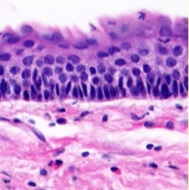
#> input picture resources/he.jpg, 189 x 190 px
$ python testing.py
#> lines starting #> are read from the running program, lines starting #| are printed output that depends on the picture
import matplotlib.pyplot as plt

from skimage import data,io
from skimage.color import rgb2hed


#ihc_rgb = data.immunohistochemistry()
ihc_rgb = io.imread('resources/he.jpg')
#> ihc_rgb is the input picture: shape (190, 189, 3); mean R, G, B 196.9, 143.4, 210.1
ihc_hed = rgb2hed(ihc_rgb)
#> ihc_hed: shape (190, 189, 3) float64; mean of channels 0, 1, 2 0.0309, 0.0347, 0.0046

fig, axes = plt.subplots(2, 2, figsize=(7, 6))
ax0, ax1, ax2, ax3 = axes.ravel()

ax0.imshow(ihc_rgb)
ax0.set_title("Original image")

ax1.imshow(ihc_hed[:, :, 0], cmap=plt.cm.gray)
ax1.set_title("Hematoxylin")

ax2.imshow(ihc_hed[:, :, 1], cmap=plt.cm.gray)
ax2.set_title("Eosin")

ax3.imshow(ihc_hed[:, :, 2], cmap=plt.cm.gray)
ax3.set_title("DAB")

for ax in axes.ravel():
    ax.axis('off')

fig.subplots_adjust(hspace=0.3)

import numpy as np

from skimage.exposure import rescale_intensity

# Rescale hematoxylin and DAB signals and give them a fluorescence look
h = rescale_intensity(ihc_hed[:, :, 0], out_range=(0, 1))
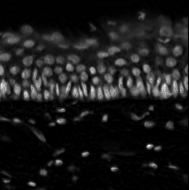
#> h: shape (190, 189) float64; min 0, max 1, mean 0.102
d = rescale_intensity(ihc_hed[:, :, 2], out_range=(0, 1))
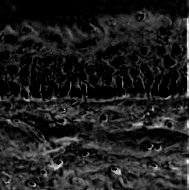
#> d: shape (190, 189) float64; min 0, max 1, mean 0.121
zdh = np.dstack((np.zeros_like(h), d, h))
#> zdh: shape (190, 189, 3) float64; mean of channels 0, 1, 2 0, 0.121, 0.102

fig, ax = plt.subplots()
ax.imshow(zdh)
ax.set_title("Stain separated image (rescaled)")
ax.axis('off')
plt.show()
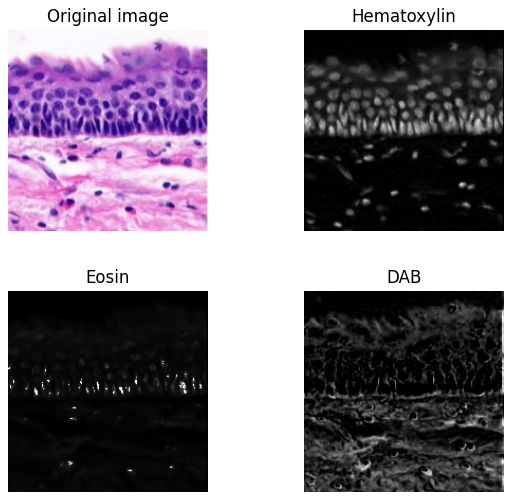
#> figure drawn by matplotlib, 4 panels

$ run again, with resources/dab.jpg copied over resources/he.jpg
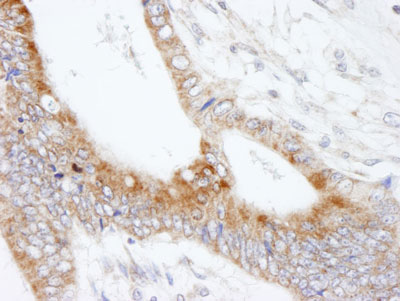
#> input picture resources/dab.jpg, 400 x 301 px
#> ihc_rgb is the input picture: shape (301, 400, 3); mean R, G, B 220.2, 215, 214
#> ihc_hed: shape (301, 400, 3) float64; mean of channels 0, 1, 2 0.0113, 1.66e-05, 0.0149
#> `d = rescale_intensity(ihc_hed[:, :, 2], out_range=(0, 1))`:
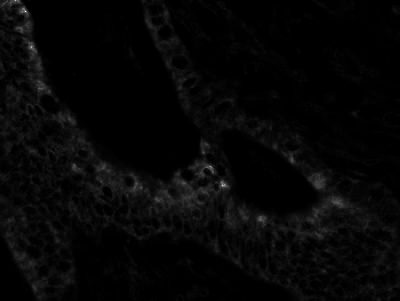
#> d: shape (301, 400) float64; min 0, max 1, mean 0.0255
#> zdh: shape (301, 400, 3) float64; mean of channels 0, 1, 2 0, 0.0255, 0.0775
#> `plt.show()`:
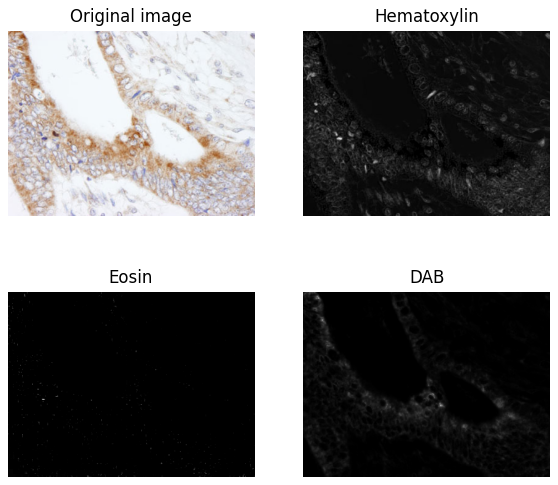
#> figure drawn by matplotlib, 4 panels

$ run again, with resources/dab2.jpg copied over resources/he.jpg
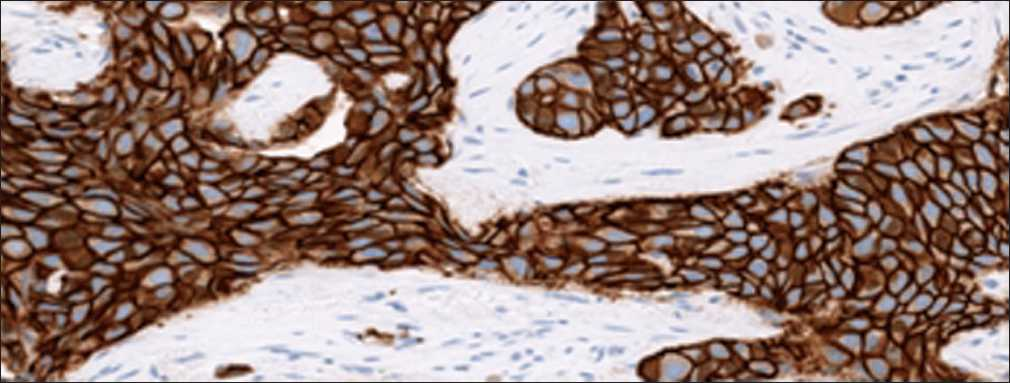
#> input picture resources/dab2.jpg, 1010 x 383 px
#> ihc_rgb is the input picture: shape (383, 1010, 3); mean R, G, B 152.1, 129.5, 123.1
#> ihc_hed: shape (383, 1010, 3) float64; mean of channels 0, 1, 2 0.027, 0.00174, 0.148
#> `d = rescale_intensity(ihc_hed[:, :, 2], out_range=(0, 1))`:
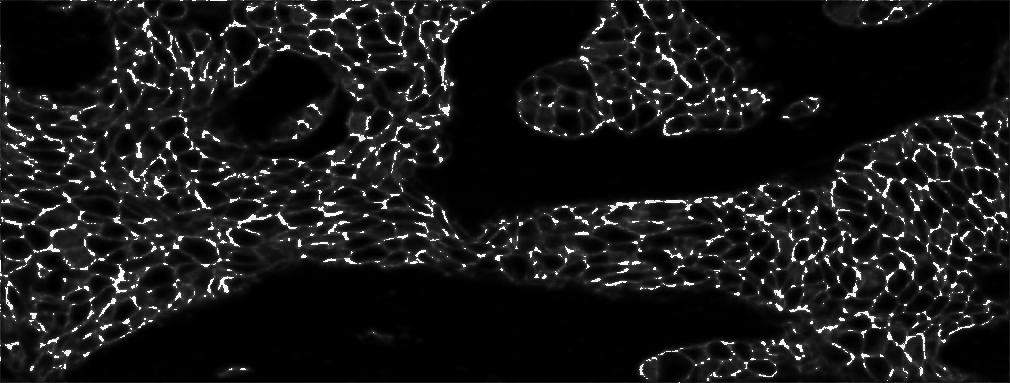
#> d: shape (383, 1010) float64; min 0, max 1, mean 0.0976
#> zdh: shape (383, 1010, 3) float64; mean of channels 0, 1, 2 0, 0.0976, 0.0223
#> `plt.show()`:
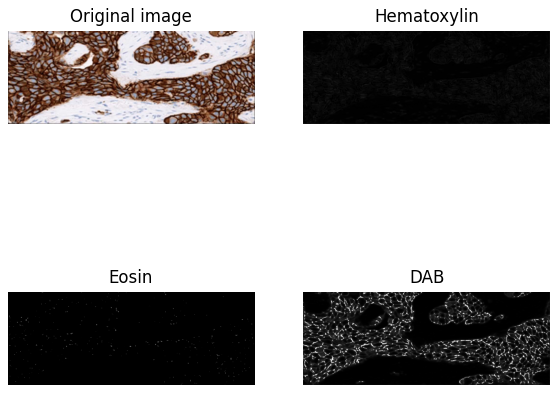
#> figure drawn by matplotlib, 4 panels

$ run again, with resources/pato.jpg copied over resources/he.jpg
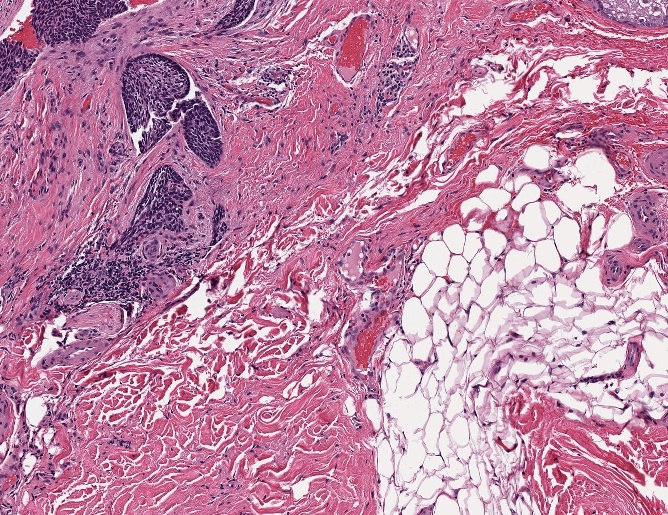
#> input picture resources/pato.jpg, 668 x 515 px
#> ihc_rgb is the input picture: shape (515, 668, 3); mean R, G, B 190.6, 135.3, 165.8
#> ihc_hed: shape (515, 668, 3) float64; mean of channels 0, 1, 2 0.021, 0.024, 0.0344
#> `d = rescale_intensity(ihc_hed[:, :, 2], out_range=(0, 1))`:
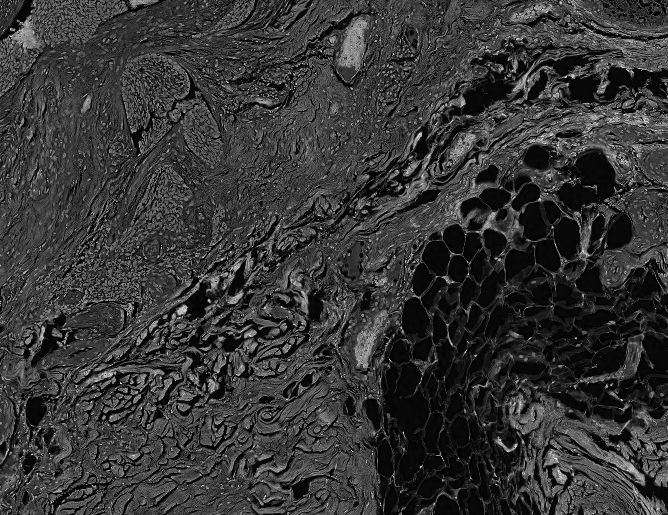
#> d: shape (515, 668) float64; min 0, max 1, mean 0.215
#> zdh: shape (515, 668, 3) float64; mean of channels 0, 1, 2 0, 0.215, 0.0784
#> `plt.show()`:
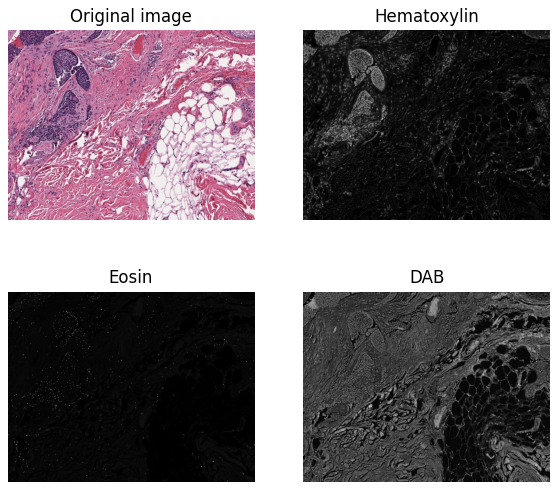
#> figure drawn by matplotlib, 4 panels
